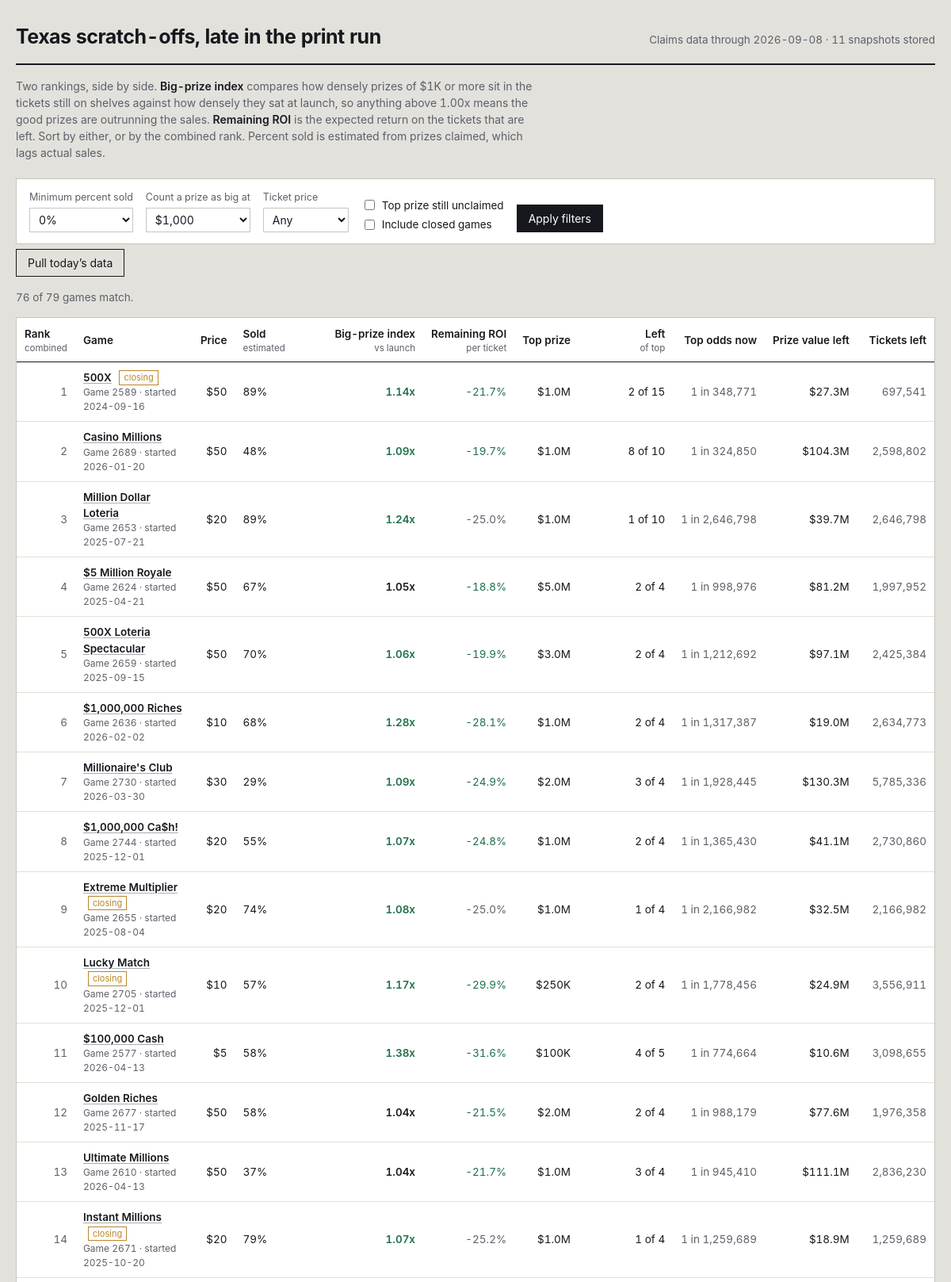
The page / (upper part) on the database its author committed.
### tables this page shows
CREATE TABLE games (
    game_number   INTEGER PRIMARY KEY,
    game_name     TEXT,
    ticket_price  REAL,
    start_date    TEXT,
    close_date    TEXT,
    total_tickets INTEGER,
    overall_odds  REAL,
    details_url   TEXT,
    closing_soon  INTEGER DEFAULT 0,
    active        INTEGER DEFAULT 1,
    first_seen    TEXT,
    last_seen     TEXT
);

### app.py (the view)
@app.route("/")
def index():
    conn = db.connect()
    db.init(conn)
    latest = db.latest_snapshot_date(conn)
    if not latest:
        conn.close()
        return render_template("empty.html", running=_refresh_state["running"])
    big_threshold = float(request.args.get("big", 1000))
    min_sold = float(request.args.get("min_sold", 0)) / 100.0
    price_filter = request.args.get("price", "")
    include_closed = request.args.get("closed") == "1"
    sort_key = request.args.get("sort", "combined")
    only_top = request.args.get("top_left") == "1"
    rows = _snapshot_rows(conn, latest, big_threshold)
    games = db.load_games(conn)
    shown = []
    for r in rows:
        g = games.get(r["game_number"], {})
        if not include_closed and not g.get("active", 1):
            continue
        if r["pct_sold"] < min_sold:
            continue
        if price_filter and float(price_filter) != r["price"]:
            continue
        if only_top and not r["top_left"]:
            continue
        shown.append(r)
    col, desc = SORTS.get(sort_key, SORTS["combined"])
    shown.sort(key=lambda r: (r.get(col) is None, r.get(col) if r.get(col) is not None else 0),
               reverse=desc)
    if not desc:
        shown = [r for r in shown if r.get(col) is not None] + \
                [r for r in shown if r.get(col) is None]
    prices = sorted({r["price"] for r in rows if r["price"]})
    history_dates = db.snapshot_dates(conn)
    conn.close()
    return render_template(
        "index.html",
        rows=shown,
        total=len(rows),
        snapshot_date=latest,
        snapshot_count=len(history_dates),
        big_threshold=int(big_threshold),
        min_sold=int(min_sold * 100),
        price_filter=price_filter,
        include_closed=include_closed,
        only_top=only_top,
        sort_key=sort_key,
        prices=prices,
        running=_refresh_state["running"],
    )

### app.py (called while the page is built)
def _snapshot_rows(conn, snapshot_date, big_threshold):
    games = db.load_games(conn)
    snap = db.load_snapshot(conn, snapshot_date)
    return metrics.rank_all(games, snap, big_threshold)

@app.template_filter("pct")
def fmt_pct(v, digits=1):
    return "—" if v is None else f"{v * 100:.{digits}f}%"

@app.template_filter("money")
def fmt_money(v):
    if v is None:
        return "—"
    if v >= 1_000_000:
        return f"${v / 1_000_000:.1f}M"
    if v >= 1_000:
        return f"${v / 1_000:,.0f}K"
    return f"${v:,.0f}"

@app.template_filter("num")
def fmt_num(v):
    return "—" if v is None else f"{v:,.0f}"

@app.template_filter("factor")
def fmt_factor(v):
    return "—" if v is None else f"{v:.2f}x"

@app.template_filter("odds")
def fmt_odds(v):
    return "—" if v is None else f"1 in {v:,.0f}"

### db.py (called while the page is built)
def connect(path=None):
    conn = sqlite3.connect(path or DB_PATH)
    conn.row_factory = sqlite3.Row
    conn.execute("PRAGMA foreign_keys = ON")
    return conn

def init(conn):
    conn.executescript(SCHEMA)
    conn.commit()

def latest_snapshot_date(conn):
    row = conn.execute("SELECT MAX(snapshot_date) AS d FROM prize_snapshots").fetchone()
    return row["d"] if row else None

def snapshot_dates(conn, game_number=None):
    if game_number is None:
        q = "SELECT DISTINCT snapshot_date FROM prize_snapshots ORDER BY snapshot_date"
        return [r[0] for r in conn.execute(q)]
    q = "SELECT DISTINCT snapshot_date FROM prize_snapshots WHERE game_number = ? ORDER BY snapshot_date"
    return [r[0] for r in conn.execute(q, (game_number,))]

def load_snapshot(conn, snapshot_date):
    out = {}
    q = """SELECT game_number, prize_level, total_prizes, prizes_claimed
           FROM prize_snapshots WHERE snapshot_date = ?"""
    for r in conn.execute(q, (snapshot_date,)):
        g = out.setdefault(r["game_number"], {"total": None, "levels": {}})
        if r["prize_level"] < 0:
            g["total"] = (r["total_prizes"], r["prizes_claimed"])
        else:
            g["levels"][r["prize_level"]] = (r["total_prizes"], r["prizes_claimed"])
    return out

def load_games(conn):
    return {r["game_number"]: dict(r) for r in conn.execute("SELECT * FROM games")}

### metrics.py (called while the page is built)
def _safe_div(a, b):
    return a / b if b else None

### templates/index.html (shortened to what this page needs)
{% extends "base.html" %}
{% macro sortlink(key, label, hint='') %}
  {% set q = request.args.to_dict() %}
  {% set _ = q.update({'sort': key}) %}
  <a href="{{ url_for('index', **q) }}">{{ label }}</a>
  {% if hint %}<span class="hint">{{ hint }}</span>{% endif %}
{% endmacro %}
{% block body %}
<header class="masthead">
  <h1>Texas scratch-offs, late in the print run</h1>
  <div class="meta">
    Claims data through {{ snapshot_date }} · {{ snapshot_count }} snapshot{{ '' if snapshot_count == 1 else 's' }} stored
  </div>
</header>
<p class="primer">
  Two rankings, side by side. <strong>Big-prize index</strong> compares how densely prizes of
  {{ big_threshold | money }} or more sit in the tickets still on shelves against how densely they
  sat at launch, so anything above 1.00x means the good prizes are outrunning the sales.
  <strong>Remaining ROI</strong> is the expected return on the tickets that are left. Sort by either,
  or by the combined rank. Percent sold is estimated from prizes claimed, which lags actual sales.
</p>
<form class="controls" method="get" action="{{ url_for('index') }}">
  <div class="field">
    <label for="min_sold">Minimum percent sold</label>
    <select id="min_sold" name="min_sold">
      {% for v in [0, 25, 50, 60, 70, 80, 90] %}
        <option value="{{ v }}" {{ 'selected' if min_sold == v }}>{{ v }}%</option>
      {% endfor %}
    </select>
  </div>
  <div class="field">
    <label for="big">Count a prize as big at</label>
    <select id="big" name="big">
      {% for v in [100, 500, 1000, 5000, 10000, 50000, 100000] %}
        <option value="{{ v }}" {{ 'selected' if big_threshold == v }}>${{ '{:,}'.format(v) }}</option>
      {% endfor %}
    </select>
  </div>
  <div class="field">
    <label for="price">Ticket price</label>
    <select id="price" name="price">
      <option value="">Any</option>
    </select>
  </div>
  <div class="checks">
    <label><input type="checkbox" name="top_left" value="1" {{ 'checked' if only_top }}> Top prize still unclaimed</label>
    <label><input type="checkbox" name="closed" value="1" {{ 'checked' if include_closed }}> Include closed games</label>
  </div>
  <button type="submit">Apply filters</button>
</form>
<form method="post" action="{{ url_for('do_refresh') }}" style="margin-bottom:16px">
  <button class="ghost" type="submit" {{ 'disabled' if running }}>
    {{ 'Pulling new data…' if running else 'Pull today’s data' }}
  </button>
</form>
<p class="count">{{ rows | length }} of {{ total }} games match.</p>
<div class="scroll">
<table>
  <thead>
    <tr>
      <th class="left">{{ sortlink('combined', 'Rank', 'combined') }}</th>
      <th class="left">Game</th>
      <th>{{ sortlink('price', 'Price') }}</th>
      <th class="left">{{ sortlink('sold', 'Sold', 'estimated') }}</th>
      <th>{{ sortlink('big', 'Big-prize index', 'vs launch') }}</th>
      <th>{{ sortlink('ev', 'Remaining ROI', 'per ticket') }}</th>
      <th>{{ sortlink('top_prize', 'Top prize') }}</th>
      <th>{{ sortlink('top_left', 'Left', 'of top') }}</th>
      <th>Top odds now</th>
      <th>{{ sortlink('value_left', 'Prize value left') }}</th>
      <th>Tickets left</th>
    </tr>
  </thead>
  <tbody>
  {% for r in rows %}
    <tr>
      <td class="rank">{{ r.rank_overall or '—' }}</td>
      <td class="left">
        <a class="name" href="{{ url_for('game_detail', game_number=r.game_number, big=big_threshold) }}">{{ r.game_name }}</a>
        {% if r.closing_soon %}<span class="tag">closing</span>{% endif %}
        <span class="sub">Game {{ r.game_number }}{% if r.start_date %} · started {{ r.start_date }}{% endif %}</span>
      </td>
      <td>${{ r.price | int }}</td>
      <td class="left sold {{ 'deep' if r.pct_sold >= 0.75 }}">
        {{ r.pct_sold | pct(0) }}
      </td>
      <td class="strong {{ 'pos' if r.big_index and r.big_index > 1.05 else ('neg' if r.big_index and r.big_index < 0.95 else '') }}">
        {{ r.big_index | factor }}
      </td>
      <td class="{{ 'pos' if r.roi_now and r.roi_now > (r.roi_start or -1) else 'dim' }}">
        {{ r.roi_now | pct }}
      </td>
      <td>{{ r.top_prize | money }}</td>
      <td>{{ r.top_left }} of {{ r.top_printed }}</td>
      <td class="dim">{{ r.top_odds_now | odds }}</td>
      <td>{{ r.value_left | money }}</td>
      <td class="dim">{{ r.tickets_left | num }}</td>
    </tr>
  {% else %}
    <tr><td colspan="11" class="left dim" style="padding:22px">No games match these filters. Loosen the minimum percent sold or clear the price filter.</td></tr>
  {% endfor %}
  </tbody>
</table>
</div>
{% endblock %}

### templates/base.html (shortened to what this page needs)
<!doctype html>
<html lang="en">
<head>
<link rel="stylesheet" href="{{ url_for('static', filename='style.css') }}">
</head>
<body>
<div class="wrap">
{% block body %}{% endblock %}
</div>
</body>
</html>

### static/style.css (style rules this page uses)
:root { --paper: #e3e1dc; --card: #ffffff; --ink: #16181d; --ink-soft: #5c6068; --rule: #c8c5be; --rule-soft: #e2e0da; --latex: #a9adb2; --good: #1f6f4a; --bad: #9b2c2c; --foil: #b8862b; --focus: #2d5bb9; }
* { box-sizing: border-box; }
html { -webkit-text-size-adjust: 100%; }
body { margin: 0; background: var(--paper); color: var(--ink); font-family: "Inter", "Segoe UI", -apple-system, BlinkMacSystemFont, Roboto, Helvetica, Arial, sans-serif; font-size: 15px; line-height: 1.5; font-variant-numeric: tabular-nums; }
a { color: var(--ink); text-decoration-color: var(--latex); text-underline-offset: 2px; }
.wrap { max-width: 1400px; margin: 0 auto; padding: 28px 20px 64px; }
.masthead { display: flex; flex-wrap: wrap; align-items: baseline; gap: 8px 20px; padding-bottom: 14px; border-bottom: 2px solid var(--ink); }
.masthead h1 { margin: 0; font-size: 25px; font-weight: 650; letter-spacing: -0.02em; }
.masthead .meta { color: var(--ink-soft); font-size: 13.5px; margin-left: auto; }
.primer { margin: 16px 0 22px; max-width: 74ch; color: var(--ink-soft); font-size: 14px; }
.primer strong { color: var(--ink); font-weight: 600; }
.controls { display: flex; flex-wrap: wrap; align-items: flex-end; gap: 16px; padding: 14px 16px; background: var(--card); border: 1px solid var(--rule); margin-bottom: 6px; }
.field { display: flex; flex-direction: column; gap: 4px; }
.field label { font-size: 12.5px; color: var(--ink-soft); }
.field select, .field input[type="number"] { font: inherit; font-size: 14px; padding: 5px 7px; border: 1px solid var(--rule); background: #fff; color: var(--ink); min-width: 108px; }
.checks { display: flex; flex-direction: column; gap: 4px; font-size: 13.5px; }
.checks label { display: flex; align-items: center; gap: 6px; }
button, .btn { font: inherit; font-size: 14px; padding: 6px 14px; border: 1px solid var(--ink); background: var(--ink); color: #fff; cursor: pointer; }
button.ghost { background: transparent; color: var(--ink); }
.count { font-size: 13.5px; color: var(--ink-soft); margin: 0 0 14px; }
.scroll { overflow-x: auto; background: var(--card); border: 1px solid var(--rule); }
table { border-collapse: collapse; width: 100%; font-size: 13.5px; }
thead th { position: sticky; top: 0; background: var(--card); text-align: right; font-weight: 600; padding: 10px 10px 8px; border-bottom: 1.5px solid var(--ink); white-space: nowrap; z-index: 2; }
thead th:first-child, thead th.left { text-align: left; }
thead th a { text-decoration: none; }
thead th .hint { display: block; font-weight: 400; font-size: 11.5px; color: var(--ink-soft); }
tbody td { padding: 9px 10px; border-bottom: 1px solid var(--rule-soft); text-align: right; white-space: nowrap; }
tbody td.left { text-align: left; white-space: normal; }
.rank { color: var(--ink-soft); width: 42px; }
.name { font-weight: 560; }
.sub { display: block; font-size: 12px; color: var(--ink-soft); font-weight: 400; }
.tag { display: inline-block; font-size: 11px; padding: 0 5px; border: 1px solid var(--foil); color: var(--foil); margin-left: 6px; vertical-align: 1px; }
.sold { min-width: 116px; }
.pos { color: var(--good); }
.dim { color: var(--ink-soft); }
.strong { font-weight: 620; }

### rows shown on the page
games: rank_overall "1", game_name "500X", closing_soon "closing", game_number "2589", start_date "2024-09-16", price "50", pct_sold|pct "89%", big_index|factor "1.14x", roi_now|pct "-21.7%", top_prize "$1.0M", top_left "2", top_printed "15", top_odds_now|odds "1 in 348,771", value_left "$27.3M", tickets_left|num "697,541"
games: rank_overall "2", game_name "Casino Millions", game_number "2689", start_date "2026-01-20", price "50", pct_sold|pct "48%", big_index|factor "1.09x", roi_now|pct "-19.7%", top_prize "$1.0M", top_left "8", top_printed "10", top_odds_now|odds "1 in 324,850", value_left "$104.3M", tickets_left|num "2,598,802"
games: rank_overall "3", game_name "Million Dollar Loteria", game_number "2653", start_date "2025-07-21", price "20", pct_sold|pct "89%", big_index|factor "1.24x", roi_now|pct "-25.0%", top_prize "$1.0M", top_left "1", top_printed "10", top_odds_now|odds "1 in 2,646,798", value_left "$39.7M", tickets_left|num "2,646,798"
games: rank_overall "4", game_name "$5 Million Royale", game_number "2624", start_date "2025-04-21", price "50", pct_sold|pct "67%", big_index|factor "1.05x", roi_now|pct "-18.8%", top_prize "$5.0M", top_left "2", top_printed "4", top_odds_now|odds "1 in 998,976", value_left "$81.2M", tickets_left|num "1,997,952"
games: rank_overall "5", game_name "500X Loteria Spectacular", game_number "2659", start_date "2025-09-15", price "50", pct_sold|pct "70%", big_index|factor "1.06x", roi_now|pct "-19.9%", top_prize "$3.0M", top_left "2", top_printed "4", top_odds_now|odds "1 in 1,212,692", value_left "$97.1M", tickets_left|num "2,425,384"
games: rank_overall "6", game_name "$1,000,000 Riches", game_number "2636", start_date "2026-02-02", price "10", pct_sold|pct "68%", big_index|factor "1.28x", roi_now|pct "-28.1%", top_prize "$1.0M", top_left "2", top_printed "4", top_odds_now|odds "1 in 1,317,387", value_left "$19.0M", tickets_left|num "2,634,773"
games: rank_overall "7", game_name "Millionaire's Club", game_number "2730", start_date "2026-03-30", price "30", pct_sold|pct "29%", big_index|factor "1.09x", roi_now|pct "-24.9%", top_prize "$2.0M", top_left "3", top_printed "4", top_odds_now|odds "1 in 1,928,445", value_left "$130.3M", tickets_left|num "5,785,336"
games: rank_overall "8", game_name "$1,000,000 Ca$h!", game_number "2744", start_date "2025-12-01", price "20", pct_sold|pct "55%", big_index|factor "1.07x", roi_now|pct "-24.8%", top_prize "$1.0M", top_left "2", top_printed "4", top_odds_now|odds "1 in 1,365,430", value_left "$41.1M", tickets_left|num "2,730,860"
games: rank_overall "9", game_name "Extreme Multiplier", closing_soon "closing", game_number "2655", start_date "2025-08-04", price "20", pct_sold|pct "74%", big_index|factor "1.08x", roi_now|pct "-25.0%", top_prize "$1.0M", top_left "1", top_printed "4", top_odds_now|odds "1 in 2,166,982", value_left "$32.5M", tickets_left|num "2,166,982"
games: rank_overall "10", game_name "Lucky Match", closing_soon "closing", game_number "2705", start_date "2025-12-01", price "10", pct_sold|pct "57%", big_index|factor "1.17x", roi_now|pct "-29.9%", top_prize "$250K", top_left "2", top_printed "4", top_odds_now|odds "1 in 1,778,456", value_left "$24.9M", tickets_left|num "3,556,911"
games: rank_overall "11", game_name "$100,000 Cash", game_number "2577", start_date "2026-04-13", price "5", pct_sold|pct "58%", big_index|factor "1.38x", roi_now|pct "-31.6%", top_prize "$100K", top_left "4", top_printed "5", top_odds_now|odds "1 in 774,664", value_left "$10.6M", tickets_left|num "3,098,655"
games: rank_overall "12", game_name "Golden Riches", game_number "2677", start_date "2025-11-17", price "50", pct_sold|pct "58%", big_index|factor "1.04x", roi_now|pct "-21.5%", top_prize "$2.0M", top_left "2", top_printed "4", top_odds_now|odds "1 in 988,179", value_left "$77.6M", tickets_left|num "1,976,358"
games: rank_overall "13", game_name "Ultimate Millions", game_number "2610", start_date "2026-04-13", price "50", pct_sold|pct "37%", big_index|factor "1.04x", roi_now|pct "-21.7%", top_prize "$1.0M", top_left "3", top_printed "4", top_odds_now|odds "1 in 945,410", value_left "$111.1M", tickets_left|num "2,836,230"
games: rank_overall "14", game_name "Instant Millions", closing_soon "closing", game_number "2671", start_date "2025-10-20", price "20", pct_sold|pct "79%", big_index|factor "1.07x", roi_now|pct "-25.2%", top_prize "$1.0M", top_left "1", top_printed "4", top_odds_now|odds "1 in 1,259,689", value_left "$18.9M", tickets_left|num "1,259,689"

### other values the page prints
{{ snapshot_date }} "2026-09-08"
{{ snapshot_count }} "11"
{{ '' if snapshot_count == 1 else 's' }} "s"
{{ big_threshold | money }} "$1K"
{{ 'Pulling new data…' if running else 'Pull today’s data' }} "Pull today’s data"
{{ rows | length }} "76"
{{ total }} "79"
{{ label }} "Rank Price Sold Big-prize index Remaining ROI Top prize Left Prize value left"
{{ hint }} "combined estimated vs launch per ticket of top"
form field min_sold "0%"
